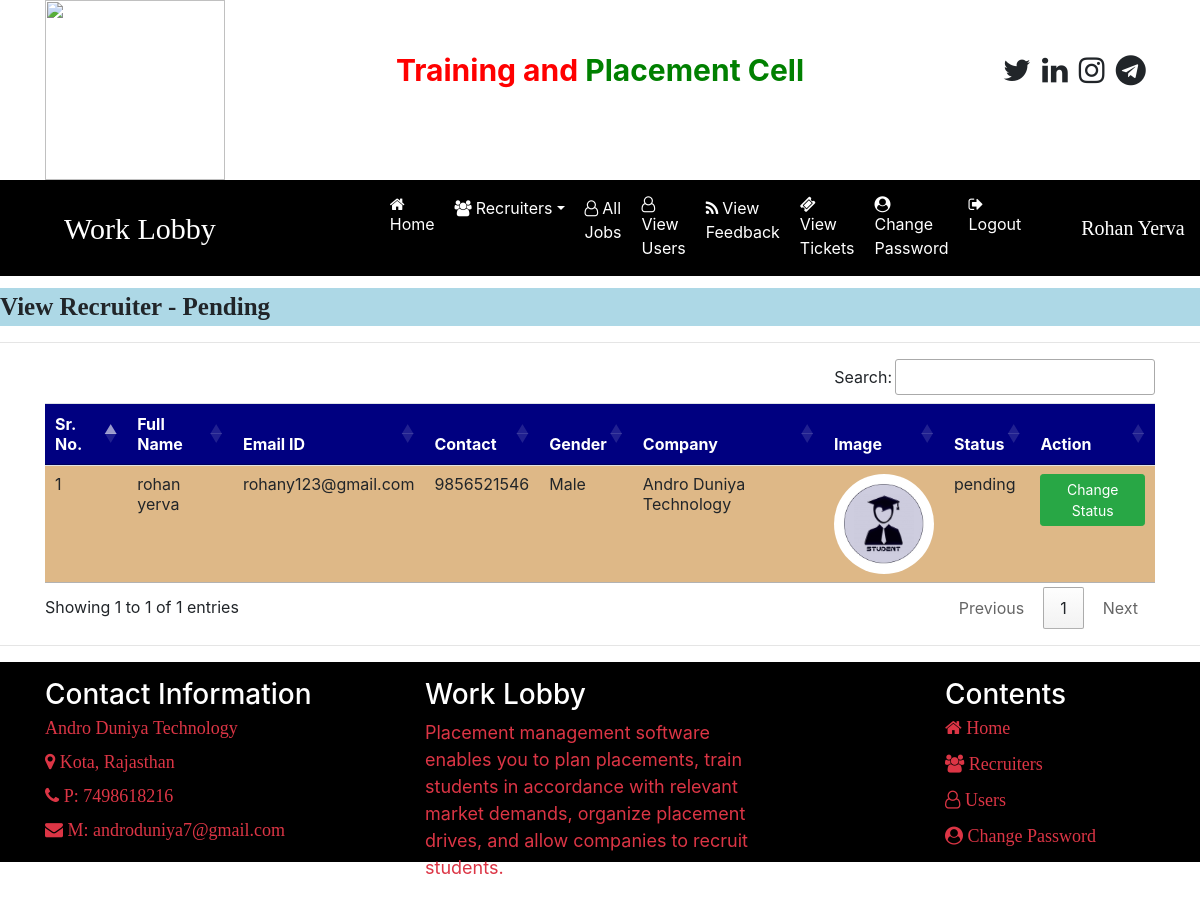
Page /recruiter_pending (signed in) on the committed database.
### job/models.py (models this page shows, shortened)
class Recruiter(models.Model):
    user = models.ForeignKey(User, on_delete=models.CASCADE)
    mobile = models.CharField(max_length=15, null=True)
    image = models.FileField(null=True)
    gender = models.CharField(max_length=10, null=True)
    company = models.CharField(max_length=100, null=True)
    type = models.CharField(max_length=15, null=True)
    status = models.CharField(max_length=20, null=True)

### job/views.py (the view)
# urls.py: path('recruiter_pending', recruiter_pending, name="recruiter_pending"),
def recruiter_pending(request):
    if not request.user.is_authenticated:
        return redirect('admin_login')
    data = Recruiter.objects.filter(status='pending')
    d = {'data': data}
    return render(request, 'recruiter_pending.html', d)

### job/templates/recruiter_pending.html
{% load static %}
{% block body %}
{% include 'admin_navigation.html'%}
<marquee style="font-family: 'Monotype Corsiva'; font-size:25px; color:darkcolor; background-color:lightblue; font-weight:bold; margin-top:1%">
    View Recruiter - Pending
</marquee>
<hr>
<div class="container">
<table class="table table-hover" id="example">
    <thead>
    <tr style="background-color: #000080; color:white">
        <th>Sr. No.</th>
        <th>Full Name</th>
        <th>Email ID</th>
        <th>Contact</th>
        <th>Gender</th>
        <th>Company</th>
        <th>Image</th>
        <th>Status</th>
        <th>Action</th>
    </tr>
    </thead>
    <tbody>
    {% for i in data %}
    <tr style="background-color: #DEB887 ">
        <td>{{forloop.counter}}</td>
        <td>{{i.user.first_name}} {{i.user.last_name}}</td>
        <td>{{i.user.username}}</td>
        <td>{{i.mobile}}</td>
        <td>{{i.gender}}</td>
        <td>{{i.company}}</td>
        <td><img src="{{i.image.url}}" style="width:100px; height:100px; border-radius:50%"></td>
        <td>{{i.status}}</td>
        <td><a href="{% url 'change_status' i.id %}" class="btn btn-success btn-sm">Change Status</a></td>
    </tr>
    {% endfor %}
    </tbody>
</table>
</div>
<hr>
{% include 'footer_admin.html'%}
{% endblock body%}

### job/templates/admin_navigation.html (shortened to what this page needs)
<html>
<head>
{% load static %}
  <link rel="stylesheet" href="https://cdn.jsdelivr.net/npm/bootstrap@4.6.2/dist/css/bootstrap.min.css">
<link rel="stylesheet" href="https://cdnjs.cloudflare.com/ajax/libs/font-awesome/4.7.0/css/font-awesome.min.css">
    <link rel = "stylesheet" href = "https://cdn.datatables.net/1.13.4/css/jquery.dataTables.min.css">
    <link rel = "stylesheet" href = "https://cdn.datatables.net/buttons/2.3.6/css/buttons.dataTables.min.css">
</head>
<body>
<div class="container">
    <div class="row">
        <div class="col-sm-3">
            <img src="{% static 'images/job1.jpg' %}" style="width:180px;height=150px">
        </div>
        <div class="col-sm-6 mt-5 text-center">
            <span style="font-weight:bold; font-size:30px">
                <span style="color:red">Training and</span>
                <span style="color:green">Placement Cell</span>
            </span>
        </div>
         <div class="col-sm-3 mt-5" style="padding-left:10%">
            <span style="font-weight:bold; font-size:30px">
               <span><i class="fa fa-twitter pl-1"></i></span>
                <span><i class="fa fa-linkedin pl-1"></i></span>
                <span><i class="fa fa-instagram pl-1"></i></span>
                <span><i class="fa fa-telegram pl-1"></i></span>
            </span>
        </div>
    </div>
</div>
<nav class="navbar navbar-expand-sm" style="background-color: black">
    <a class="navbar-brand text-white pl-5 font-weight:bold" style="font-family:'Monotype Corsiva';font-size:30px">Work Lobby</a>
<ul class="navbar-nav">
    <li class="nav-item">
        <a class="nav-link" href="{% url 'admin_home' %}" style="margin-left:150px"><i class="fa fa-home mr-1"></i>Home</a>
    </li>
    <li class="nav-item dropdown">
        <a class="nav-link dropdown-toggle" href="#" data-toggle="dropdown"><i class="fa fa-users mr-1"></i>Recruiters</a>
    </li>
     <li class="nav-item">
        <a class="nav-link" href="{% url 'admin_job' %}" ><i class="fa fa-user-o mr-1"></i>All Jobs</a>
    </li>
     <li class="nav-item">
        <a class="nav-link" href="{% url 'view_users' %}" ><i class="fa fa-user-o mr-1"></i>View Users</a>
    </li>
    <li class="nav-item">
        <a class="nav-link" href="{% url 'feedback_list' %}" ><i class="fa fa-rss mr-1"></i>View Feedback</a>
    </li>
    <li class="nav-item">
        <a class="nav-link" href="{% url 'ticket_list' %}" ><i class="fa fa-ticket mr-1"></i>View Tickets</a>
    </li>
    <li class="nav-item">
        <a class="nav-link" href="{% url 'change_passwordadmin' %}" ><i class="fa fa-user-circle mr-1"></i>Change Password</a>
    </li>
    <li class="nav-item">
        <a class="nav-link" href="{% url 'Logout' %}" ><i class="fa fa-sign-out mr-1"></i>Logout</a>
    </li>
</ul>
        <a class="navbar-brand text-white pl-5 font-weight:bold" style="font-family:'Monotype Corsiva';font-size:20px">{{request.user.first_name}} {{request.user.last_name}}</a>
</nav>
</body>
</html>

### job/templates/admin_navigation.html (style rules this page uses)
.nav-link { color:white !important; margin-right:4px; }

### rows in the picture
Recruiter: user.first_name "rohan", user.last_name "yerva", user.username "rohany123@gmail.com", mobile "9856521546", gender "Male", company "Andro Duniya Technology", image (picture), status "pending"

### other values in the picture
{{ request.user.first_name }} "Rohan"
{{ request.user.last_name }} "Yerva"
